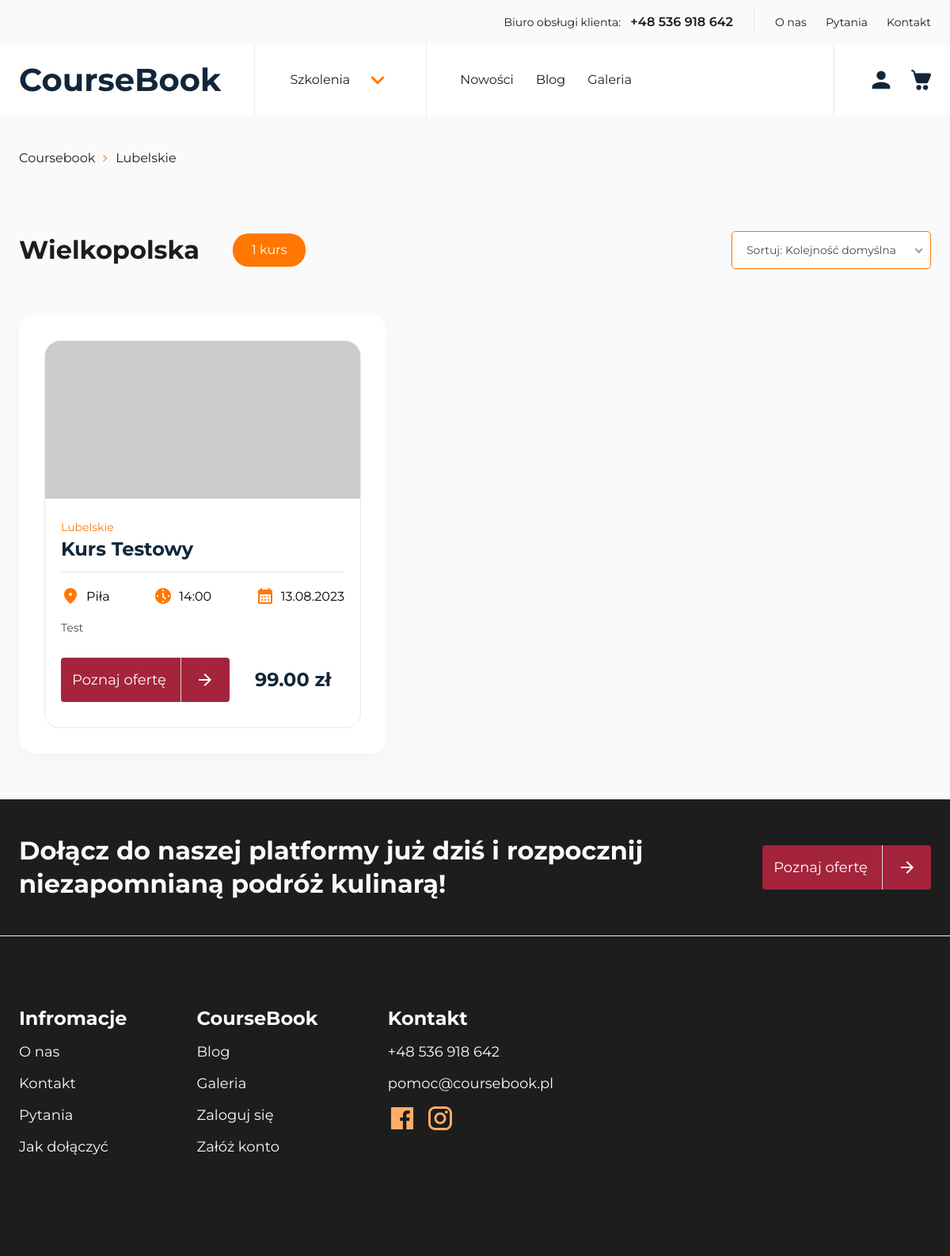
The app's page /courses/lubelskie, older data.
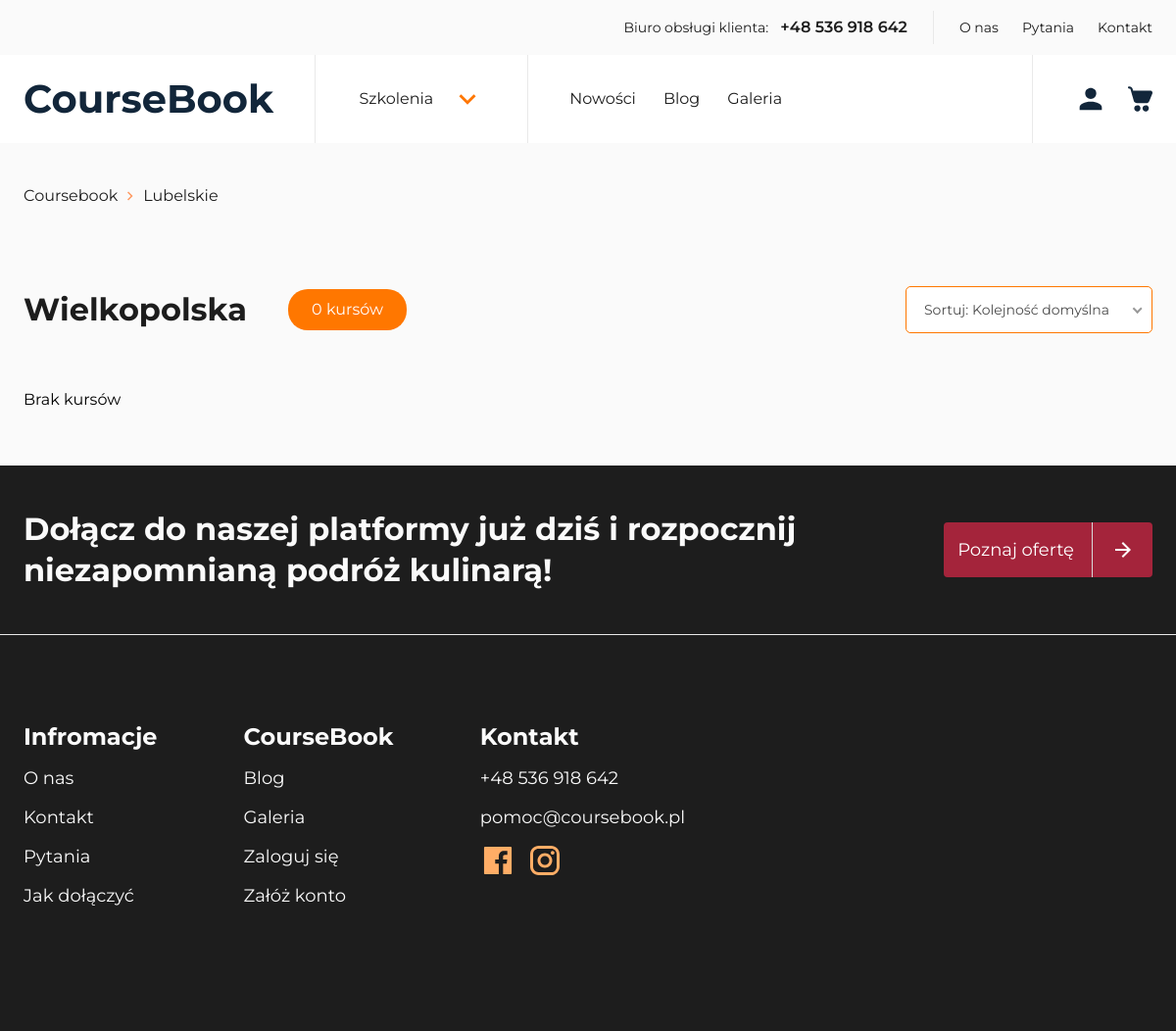
The same page, newer data.
### coursebookapp/models/course.py (models this page shows, shortened)
class Course(models.Model):
    instructor = models.ForeignKey(
        Instructor, on_delete=models.SET_NULL, null=True, blank=True
    )
    title = models.CharField(max_length=100)
    short_description = models.CharField(max_length=200)
    price = models.DecimalField(max_digits=8, decimal_places=2)
    province_choices = (
        ("dolnośląskie", "Dolnośląskie"),
        ("kujawsko-pomorskie", "Kujawsko-Pomorskie"),
        ("lubelskie", "Lubelskie"),
        ("lubuskie", "Lubuskie"),
        ("łódzkie", "Łódzkie"),
        ("małopolskie", "Małopolskie"),
        ("mazowieckie", "Mazowieckie"),
        ("opolskie", "Opolskie"),
        ("podkarpackie", "Podkarpackie"),
        ("podlaskie", "Podlaskie"),
        ("pomorskie", "Pomorskie"),
        ("śląskie", "Śląskie"),
        ("świętokrzyskie", "Świętokrzyskie"),
        ("warmińsko-mazurskie", "Warmińsko-Mazurskie"),
        ("wielkopolskie", "Wielkopolskie"),
        ("zachodniopomorskie", "Zachodniopomorskie"),
    )
    province = models.CharField(max_length=30, choices=province_choices)
    available = models.BooleanField(default=False)
    seats = models.PositiveIntegerField()
    date = models.DateField()
    time_start = models.TimeField()
    city = models.CharField(max_length=100)
    course_description = models.TextField()
    course_for = models.TextField()
    course_benefit = models.TextField()
    province_slug = models.SlugField(max_length=50, blank=True)
    slug = models.SlugField(max_length=200, unique=True, blank=True)

### coursebookapp/views/course_category_view.py (the view)
class CourseCategoryView(generics.ListAPIView):
    serializer_class = CourseSerializer
    template_name = "pages/course-category.html"
    default_page_size = 1
    def get(self, request, *args, **kwargs):
        province_slug = self.kwargs.get("province_slug")
        if province_slug:
            courses = Course.objects.filter(province_slug=province_slug)
            for course in courses:
                image = course.courseimage_set.first()
                course.image = image
        else:
            courses = {}
        paginator = Paginator(courses, self.default_page_size)
        page_number = request.GET.get("page")
        paginated_courses = paginator.get_page(page_number)
        breadcrumbs = [
            ("Coursebook", reverse("home")),
            (
                province_slug,
                reverse("course_category", kwargs={"province_slug": province_slug}),
            ),
        ]
        context = {
            "courses": paginated_courses,
            "breadcrumbs": breadcrumbs,
        }
        return render(request, self.template_name, context)

### templates/pages/course-category.html (shortened to what this page needs)
{% extends "layout/base-nb.html" %} {% block styles %}
<link rel="stylesheet" href="{% static 'css/global.min.css' %}" />
<link rel="stylesheet" href="{% static 'css/category.min.css' %}" />
<link rel="stylesheet" href="{% static 'css/nice-select2.css' %}" />
{% endblock %} {% block content %}
<div class="container">
  {% include 'partials/breadcrumbs.html' with breadcrumbs=breadcrumbs %}
</div>
<section class="category">
  <div class="container">
    <div class="category__bar">
      <div class="category__bar-information">
        <div class="category__bar-name">Wielkopolska</div>
        <div class="category__bar-count chips chips--secondary">
          {% if courses|length == 1 %}
          <p>{{ courses|length }} kurs</p>
          {% elif courses|length > 1 and courses|length < 5 %}
          <p>{{ courses|length }} kursy</p>
          {% else %}
          <p>{{ courses|length }} kursów</p>
          {% endif %}
        </div>
      </div>
      <div class="category__bar-sort">
        <div class="form__row">
          <div class="form__group">
          </div>
        </div>
      </div>
    </div>
    <div class="category__list">
      {%if courses%} {%for course in courses%}
      <div class="category__list-item">
        <div class="offert-card">
          <div class="offert-card__image">
            {%if course.image%}
            <picture>
              <img
                loading="lazy"
                width="400"
                height="200"
                src="{{ course.image.image_medium_thumb.url }}"
                alt=""
              />
            </picture>
            {%else%}
            <img
              loading="lazy"
              width="400"
              height="200"
              src=" https://placehold.co/400x200?text={{course.title}}"
              alt=""
            />
            {%endif%}
          </div>
          <div class="offert-card__body">
            <p class="offert-card__body-overline">{{course.province|title}}</p>
            <h2 class="offert-card__body-title">{{course.title|title}}</h2>
            <div class="offert-card__body-information">
              <div class="offert-card__information-box">
                <p class="information-card__information-name">
                  {{course.city|title}}
                </p>
              </div>
              <div class="offert-card__information-box">
                <p class="information-card__information-name">
                  {{ course.time_start|time:"H:i" }}
                </p>
              </div>
              <div class="offert-card__information-box">
                <p class="information-card__information-name">
                  {{ course.date|date:"d.m.Y" }}
                </p>
              </div>
            </div>
            <p class="offert-card__body-description">
              {{course.short_description|title}}
            </p>
            <div class="offert-card__body-action">
              <a
                href="{% url 'course_detail' province_slug=course.province_slug slug=course.slug %}"
                class="btn btn--primary"
                >Poznaj ofertę
                <span class="btn__arrow">
                  <svg
                    width="24"
                    height="24"
                    viewBox="0 0 24 24"
                    fill="none"
                    xmlns="http://www.w3.org/2000/svg"
                  >
                    <path
                      d="M12 20L10.575 18.6L16.175 13H4V11H16.175L10.575 5.4L12 4L20 12L12 20Z"
                      fill="white"
                    />
                  </svg>
                </span>
              </a>
              <p class="offert-card__body-price">{{course.price}}&nbsp;zł</p>
            </div>
          </div>
        </div>
      </div>
      {%endfor%} {%else%}
      <p>Brak kursów</p>
      {%endif%}
    </div>
  </div>
</section>
{% endblock %}

Row changes from the older to the newer data that the page shows:
removed Course: province "Lubelskie", title "Kurs Testowy", city "Piła", time_start "14:00", date "13.08.2023", short_description "Test", price "99.00"
Text that changed along with them:
{{ courses|length }}: (not shown) → "0"
{{ courses|length }}: "1" → (not shown)
text no longer shown: "kurs"
text now shown: "kursów Brak kursów"
